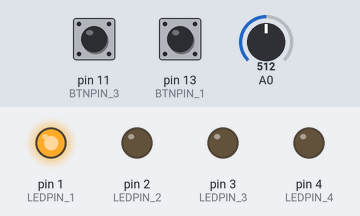
A sketch run on a simulated Arduino Uno, built with avr-gcc and run on an emulated ATmega328P. Shown: output pins drawn as LEDs (lit = HIGH). Dashed ring = blinking. The inputs (shaded band) are chosen by the test bench; at power-on: A0 = 512, pin 11 (BTNPIN_3) LOW, pin 13 (BTNPIN_1) LOW. Random numbers use the default seed unless the sketch sets one.

Above: at 5.7 s.
5.8 s: A0 set to 306
At 6.13 s:
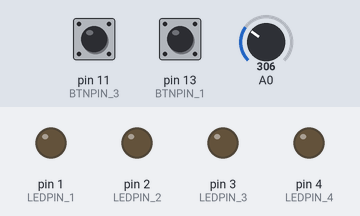
At 7.2 s:
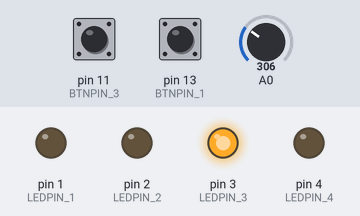
9.5 s: pin 11 (BTNPIN_3) pulled HIGH for 3.2 s
At 14.58 s:
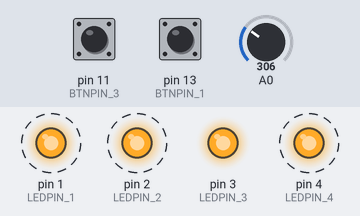
Timing chart, 0 to 20.2 s (numbered marks = the images above; inputs shaded):
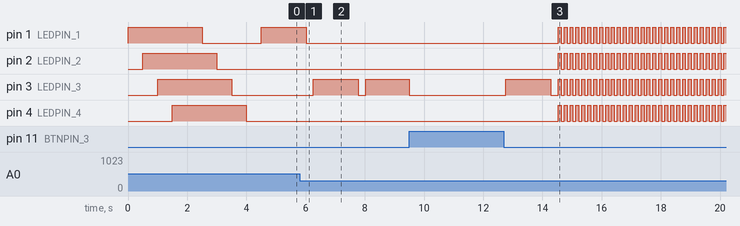

Measured:
- after the input at 5.8 s, pin 3 (LEDPIN_3): LOW → HIGH after 0.46 s, → LOW 1.5 s later, → HIGH 0.25 s later

The sketch:

LED_Cube_Game.ino
```cpp
// (licence header left out)
#define LEDPIN_1 1 // LED Pin for Side 1 (OUT)
#define LEDPIN_2 2 // LED Pin for Side 2
#define LEDPIN_3 3 // LED Pin for Side 3
#define LEDPIN_4 4 // LED Pin for Side 4

#define BTNPIN_1 13 // BTN Pin for Side 1 (IN)
#define BTNPIN_2 12 // BTN Pin for Side 2
#define BTNPIN_3 11 // BTN Pin for Side 3
#define BTNPIN_4 10 // BTN Pin for Side 4

#define DEATH_LIMIT 3 // number of lives

double timeInterval = 0.0; // time interval between flashes of LEDs
int death = 0; // the number of lives you have before you lose the game
boolean isOver = false; // state of the game; indicates whether game is over or not

void setup() {
  // Start Up Sequence

  // side 1 setup
  pinMode(LEDPIN_1, OUTPUT);
  pinMode(BTNPIN_1, INPUT);
  digitalWrite(LEDPIN_1, HIGH);
  delay(500);

  // side 2 setup
  pinMode(LEDPIN_2, OUTPUT);
  pinMode(BTNPIN_2, INPUT);
  digitalWrite(LEDPIN_2, HIGH);
  delay(500);

  // side 3 setup
  pinMode(LEDPIN_3, OUTPUT);
  pinMode(BTNPIN_3, INPUT);
  digitalWrite(LEDPIN_3, HIGH);
  delay(500);

  // side 4 setup
  pinMode(LEDPIN_4, OUTPUT);
  pinMode(BTNPIN_4, INPUT);
  digitalWrite(LEDPIN_4, HIGH);

  delay(1000);

  // signal end of setup
  digitalWrite(LEDPIN_1, LOW);
  delay(500);
  digitalWrite(LEDPIN_2, LOW);
  delay(500);
  digitalWrite(LEDPIN_3, LOW);
  delay(500);
  digitalWrite(LEDPIN_4, LOW);
  delay(500);
}

void loop() {
  while (!isOver) {
    // generate random number to select a side
    randomSeed(analogRead(0));
    int sideNum = (int)random(4) + 1; // sideNum = 1~4
    timeInterval = 250;
    switch (sideNum) {
      case 1: // side 1
        digitalWrite(LEDPIN_1, HIGH);
        checkClick(BTNPIN_1);
        digitalWrite(LEDPIN_1, LOW);
        delay(timeInterval);
        break;
      case 2: // side 2
        digitalWrite(LEDPIN_2, HIGH);
        checkClick(BTNPIN_2);
        digitalWrite(LEDPIN_2, LOW);
        delay(timeInterval);
        break;
      case 3: // side 3
        digitalWrite(LEDPIN_3, HIGH);
        checkClick(BTNPIN_3);
        digitalWrite(LEDPIN_3, LOW);
        delay(timeInterval);
        break;
      case 4: // side 4
        digitalWrite(LEDPIN_4, HIGH);
        checkClick(BTNPIN_4);
        digitalWrite(LEDPIN_4, LOW);
        delay(timeInterval);
        break;
    }
    sideNum++;
  }

  displayEndOfGame();
}

// function to check whether a button has been pressed
void checkClick(int btnPinNum) {
  boolean isClicked = false;
  int timeCnt = 0;

  while (!isClicked && !(timeCnt == 1500)) {
   int btnState = digitalRead(btnPinNum);
   timeCnt++;
   isClicked = (btnState == HIGH)? true : false;
   delay(1);
  }
  if (!isClicked) {
    death += 1;
    if (death == DEATH_LIMIT) {
     isOver = true;
    }
  }
}

// function that defines LED behavior when the game is over
void displayEndOfGame() {
    digitalWrite(LEDPIN_1, HIGH);
    digitalWrite(LEDPIN_2, HIGH);
    digitalWrite(LEDPIN_3, HIGH);
    digitalWrite(LEDPIN_4, HIGH);

    delay(100);

    digitalWrite(LEDPIN_1, LOW);
    digitalWrite(LEDPIN_2, LOW);
    digitalWrite(LEDPIN_3, LOW);
    digitalWrite(LEDPIN_4, LOW);

    delay(100);
}
```
